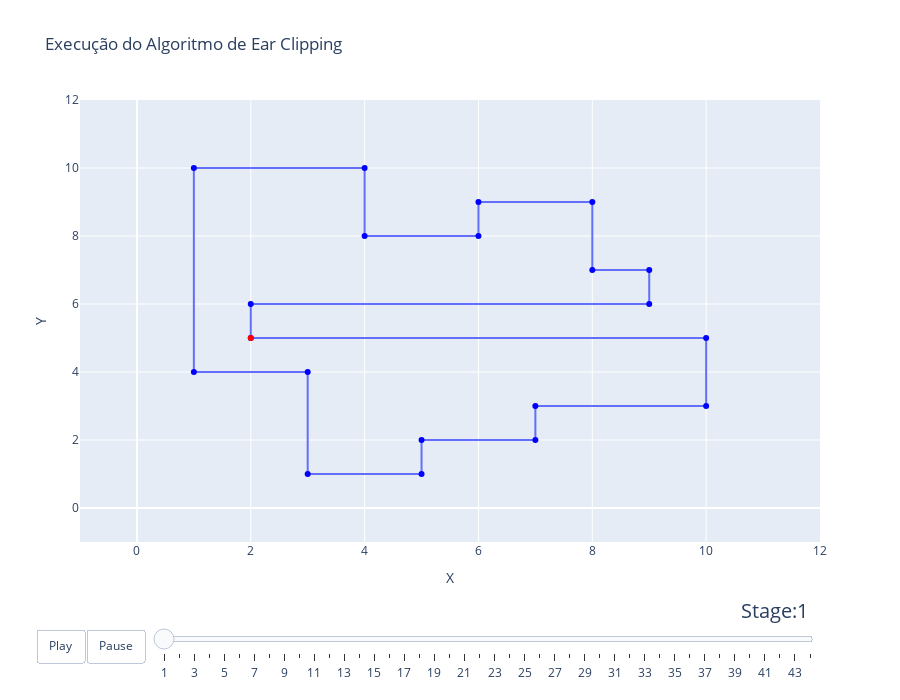

Source (notebook cell):
### Code cell
v = list(map(lambda P: (P.x,P.y), triang_graph.vertices))
v.append(v[0])

x_v, y_v = zip(*v)
x_v, y_v = list(x_v), list(y_v)
xMin, yMin = min(x_v) - 2, min(y_v) - 2
xMax, yMax = max(x_v) + 2, max(y_v) + 2


# Criação da estrutura da figura
fig_dict = {
    "data": [],
    "layout": {},
    "frames": []
}

# Configuração do layout
fig_dict["layout"]["title"] = "Execução do Algoritmo de Ear Clipping"
fig_dict["layout"]["width"] = 900 
fig_dict["layout"]["height"] = 700
fig_dict["layout"]["xaxis"] = {"range": [xMin, xMax], "title": "X"}
fig_dict["layout"]["yaxis"] = {"range": [yMin, yMax], "title": "Y"}
fig_dict["layout"]["hovermode"] = "closest"
fig_dict["layout"]["updatemenus"] = [
    {
        "buttons": [
            {
                "args": [None, {"frame": {"duration": 500, "redraw": False},
                                "fromcurrent": True, "transition": {"duration": 300,
                                                                    "easing": "quadratic-in-out"}}],
                "label": "Play",
                "method": "animate"
            },
            {
                "args": [[None], {"frame": {"duration": 0, "redraw": False},
                                  "mode": "immediate",
                                  "transition": {"duration": 0}}],
                "label": "Pause",
                "method": "animate"
            }
        ],
        "direction": "left",
        "pad": {"r": 10, "t": 87},
        "showactive": False,
        "type": "buttons",
        "x": 0.1,
        "xanchor": "right",
        "y": 0,
        "yanchor": "top"
    }
]

sliders_dict = {
    "active": 0,
    "yanchor": "top",
    "xanchor": "left",
    "currentvalue": {
        "font": {"size": 20},
        "prefix": "Stage:",
        "visible": True,
        "xanchor": "right"
    },
    "transition": {"duration": 300, "easing": "cubic-in-out"},
    "pad": {"b": 10, "t": 50},
    "len": 0.9,
    "x": 0.1,
    "y": 0,
    "steps": []
}

# Configuração inicial do polígono
initial_polygon = polygon_stages[0]
x, y = zip(*initial_polygon)
colors = ['blue'] * (len(x) - 1) + ['red']  # Último ponto em vermelho
data_dict = {
    "x": x,
    "y": y,
    "mode": "lines+markers",
    "marker": {"color": colors},
    "name": "Polygon",
    "line": {"shape": "linear"}
}
fig_dict["data"].append(data_dict)

# Criação dos frames para cada estágio do polígono
for i, step  in enumerate(steps):
    frame = {"data": [], "name": str(step)}
    polygon = polygon_stages[i]
    x, y = zip(*polygon)
    colors = ['blue'] * (len(x) - 1) + ['red']  # Último ponto em vermelho
    data_dict = {
        "x": x,
        "y": y,
        "mode": "lines+markers",
        "marker": {"color": colors, "size": [10] * (len(x) - 1) + [15] },
        "name": "Polygon",
        "line": {"shape": "linear"}
    }
    frame["data"].append(data_dict)
    fig_dict["frames"].append(frame)

    slider_step = {
        "args": [
            [step],
            {"frame": {"duration": 300, "redraw": False},
             "mode": "immediate",
             "transition": {"duration": 300}}
        ],
        "label": step,
        "method": "animate"
    }
    sliders_dict["steps"].append(slider_step)

fig_dict["layout"]["sliders"] = [sliders_dict]

fig = go.Figure(fig_dict)

fig.show()

### Figure 1 — Plotly figure (JSON) as saved in the notebook; plotly's stock layout.template omitted (floating-point values rounded to 4 significant figures)
{"data": [{"line": {"shape": "linear"}, "marker": {"color": ["blue", "blue", "blue", "blue", "blue", "blue", "blue", "blue", "blue", "blue", "blue", "blue", "blue", "blue", "blue", "blue", "blue", "blue", "blue", "blue", "red"]}, "mode": "lines+markers", "name": "Polygon", "type": "scatter", "x": [2, 2, 9, 9, 8, 8, 6, 6, 4, 4, 1, 1, 3, 3, 5, 5, 7, 7, 10, 10, 2], "y": [5, 6, 6, 7, 7, 9, 9, 8, 8, 10, 10, 4, 4, 1, 1, 2, 2, 3, 3, 5, 5]}], "layout": {"height": 700, "hovermode": "closest", "sliders": [{"active": 0, "currentvalue": {"font": {"size": 20}, "prefix": "Stage:", "visible": true, "xanchor": "right"}, "len": 0.9, "pad": {"b": 10, "t": 50}, "steps": [{"args": [["1"], {"frame": {"duration": 300, "redraw": false}, "mode": "immediate", "transition": {"duration": 300}}], "label": "1", "method": "animate"}, {"args": [["2"], {"frame": {"duration": 300, "redraw": false}, "mode": "immediate", "transition": {"duration": 300}}], "label": "2", "method": "animate"}, {"args": [["3"], {"frame": {"duration": 300, "redraw": false}, "mode": "immediate", "transition": {"duration": 300}}], "label": "3", "method": "animate"}, {"args": [["4"], {"frame": {"duration": 300, "redraw": false}, "mode": "immediate", "transition": {"duration": 300}}], "label": "4", "method": "animate"}, {"args": [["5"], {"frame": {"duration": 300, "redraw": false}, "mode": "immediate", "transition": {"duration": 300}}], "label": "5", "method": "animate"}, {"args": [["6"], {"frame": {"duration": 300, "redraw": false}, "mode": "immediate", "transition": {"duration": 300}}], "label": "6", "method": "animate"}, {"args": [["7"], {"frame": {"duration": 300, "redraw": false}, "mode": "immediate", "transition": {"duration": 300}}], "label": "7", "method": "animate"}, {"args": [["8"], {"frame": {"duration": 300, "redraw": false}, "mode": "immediate", "transition": {"duration": 300}}], "label": "8", "method": "animate"}, {"args": [["9"], {"frame": {"duration": 300, "redraw": false}, "mode": "immediate", "transition": {"duration": 300}}], "label": "9", "method": "animate"}, {"args": [["10"], {"frame": {"duration": 300, "redraw": false}, "mode": "immediate", "transition": {"duration": 300}}], "label": "10", "method": "animate"}, {"args": [["11"], {"frame": {"duration": 300, "redraw": false}, "mode": "immediate", "transition": {"duration": 300}}], "label": "11", "method": "animate"}, {"args": [["12"], {"frame": {"duration": 300, "redraw": false}, "mode": "immediate", "transition": {"duration": 300}}], "label": "12", "method": "animate"}, {"args": [["13"], {"frame": {"duration": 300, "redraw": false}, "mode": "immediate", "transition": {"duration": 300}}], "label": "13", "method": "animate"}, {"args": [["14"], {"frame": {"duration": 300, "redraw": false}, "mode": "immediate", "transition": {"duration": 300}}], "label": "14", "method": "animate"}, {"args": [["15"], {"frame": {"duration": 300, "redraw": false}, "mode": "immediate", "transition": {"duration": 300}}], "label": "15", "method": "animate"}, {"args": [["16"], {"frame": {"duration": 300, "redraw": false}, "mode": "immediate", "transition": {"duration": 300}}], "label": "16", "method": "animate"}, {"args": [["17"], {"frame": {"duration": 300, "redraw": false}, "mode": "immediate", "transition": {"duration": 300}}], "label": "17", "method": "animate"}, {"args": [["18"], {"frame": {"duration": 300, "redraw": false}, "mode": "immediate", "transition": {"duration": 300}}], "label": "18", "method": "animate"}, {"args": [["19"], {"frame": {"duration": 300, "redraw": false}, "mode": "immediate", "transition": {"duration": 300}}], "label": "19", "method": "animate"}, {"args": [["20"], {"frame": {"duration": 300, "redraw": false}, "mode": "immediate", "transition": {"duration": 300}}], "label": "20", "method": "animate"}, {"args": [["21"], {"frame": {"duration": 300, "redraw": false}, "mode": "immediate", "transition": {"duration": 300}}], "label": "21", "method": "animate"}, {"args": [["22"], {"frame": {"duration": 300, "redraw": false}, "mode": "immediate", "transition": {"duration": 300}}], "label": "22", "method": "animate"}, {"args": [["23"], {"frame": {"duration": 300, "redraw": false}, "mode": "immediate", "transition": {"duration": 300}}], "label": "23", "method": "animate"}, {"args": [["24"], {"frame": {"duration": 300, "redraw": false}, "mode": "immediate", "transition": {"duration": 300}}], "label": "24", "method": "animate"}, {"args": [["25"], {"frame": {"duration": 300, "redraw": false}, "mode": "immediate", "transition": {"duration": 300}}], "label": "25", "method": "animate"}, {"args": [["26"], {"frame": {"duration": 300, "redraw": false}, "mode": "immediate", "transition": {"duration": 300}}], "label": "26", "method": "animate"}, {"args": [["27"], {"frame": {"duration": 300, "redraw": false}, "mode": "immediate", "transition": {"duration": 300}}], "label": "27", "method": "animate"}, {"args": [["28"], {"frame": {"duration": 300, "redraw": false}, "mode": "immediate", "transition": {"duration": 300}}], "label": "28", "method": "animate"}, {"args": [["29"], {"frame": {"duration": 300, "redraw": false}, "mode": "immediate", "transition": {"duration": 300}}], "label": "29", "method": "animate"}, {"args": [["30"], {"frame": {"duration": 300, "redraw": false}, "mode": "immediate", "transition": {"duration": 300}}], "label": "30", "method": "animate"}, {"args": [["31"], {"frame": {"duration": 300, "redraw": false}, "mode": "immediate", "transition": {"duration": 300}}], "label": "31", "method": "animate"}, {"args": [["32"], {"frame": {"duration": 300, "redraw": false}, "mode": "immediate", "transition": {"duration": 300}}], "label": "32", "method": "animate"}, {"args": [["33"], {"frame": {"duration": 300, "redraw": false}, "mode": "immediate", "transition": {"duration": 300}}], "label": "33", "method": "animate"}, {"args": [["34"], {"frame": {"duration": 300, "redraw": false}, "mode": "immediate", "transition": {"duration": 300}}], "label": "34", "method": "animate"}, {"args": [["35"], {"frame": {"duration": 300, "redraw": false}, "mode": "immediate", "transition": {"duration": 300}}], "label": "35", "method": "animate"}, {"args": [["36"], {"frame": {"duration": 300, "redraw": false}, "mode": "immediate", "transition": {"duration": 300}}], "label": "36", "method": "animate"}, {"args": [["37"], {"frame": {"duration": 300, "redraw": false}, "mode": "immediate", "transition": {"duration": 300}}], "label": "37", "method": "animate"}, {"args": [["38"], {"frame": {"duration": 300, "redraw": false}, "mode": "immediate", "transition": {"duration": 300}}], "label": "38", "method": "animate"}, {"args": [["39"], {"frame": {"duration": 300, "redraw": false}, "mode": "immediate", "transition": {"duration": 300}}], "label": "39", "method": "animate"}, {"args": [["40"], {"frame": {"duration": 300, "redraw": false}, "mode": "immediate", "transition": {"duration": 300}}], "label": "40", "method": "animate"}, {"args": [["41"], {"frame": {"duration": 300, "redraw": false}, "mode": "immediate", "transition": {"duration": 300}}], "label": "41", "method": "animate"}, {"args": [["42"], {"frame": {"duration": 300, "redraw": false}, "mode": "immediate", "transition": {"duration": 300}}], "label": "42", "method": "animate"}, {"args": [["43"], {"frame": {"duration": 300, "redraw": false}, "mode": "immediate", "transition": {"duration": 300}}], "label": "43", "method": "animate"}, {"args": [["44"], {"frame": {"duration": 300, "redraw": false}, "mode": "immediate", "transition": {"duration": 300}}], "label": "44", "method": "animate"}], "transition": {"duration": 300, "easing": "cubic-in-out"}, "x": 0.1, "xanchor": "left", "y": 0, "yanchor": "top"}], "title": {"text": "Execução do Algoritmo de Ear Clipping"}, "updatemenus": [{"buttons": [{"args": [null, {"frame": {"duration": 500, "redraw": false}, "fromcurrent": true, "transition": {"duration": 300, "easing": "quadratic-in-out"}}], "label": "Play", "method": "animate"}, {"args": [[null], {"frame": {"duration": 0, "redraw": false}, "mode": "immediate", "transition": {"duration": 0}}], "label": "Pause", "method": "animate"}], "direction": "left", "pad": {"r": 10, "t": 87}, "showactive": false, "type": "buttons", "x": 0.1, "xanchor": "right", "y": 0, "yanchor": "top"}], "width": 900, "xaxis": {"range": [-1, 12], "title": {"text": "X"}}, "yaxis": {"range": [-1, 12], "title": {"text": "Y"}}}}
